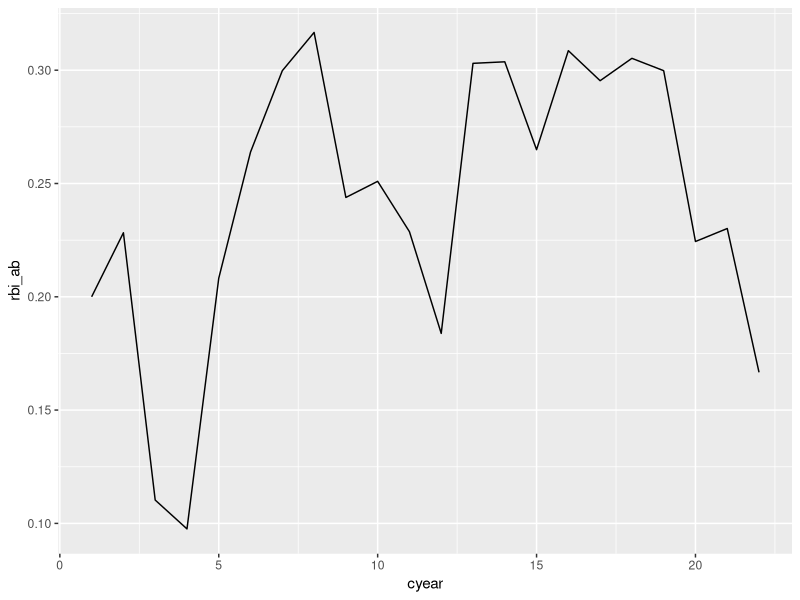

Generate this figure with R:
## ---- chunk 1
library(plyr)

#optional to load ggplot2 
library(ggplot2)
## ---- chunk 2
?baseball
## ---- chunk 3
baberuth <- subset(baseball, id == "ruthba01")
baberuth <- transform(baberuth, cyear = year - min(year) + 1)
## ---- chunk 4
baberuth$rbi_ab <- baberuth$rbi/baberuth$ab
ggplot(baberuth, aes(x=cyear, y=rbi_ab))+
  geom_line()
## ---- chunk 5
## Here is how we can easily do in R
baseball_2 <- ddply(baseball, .(id), transform,
                  cyear = max(year) - min(year) + 1)

#number of unique batters
length(unique(baseball$id))
